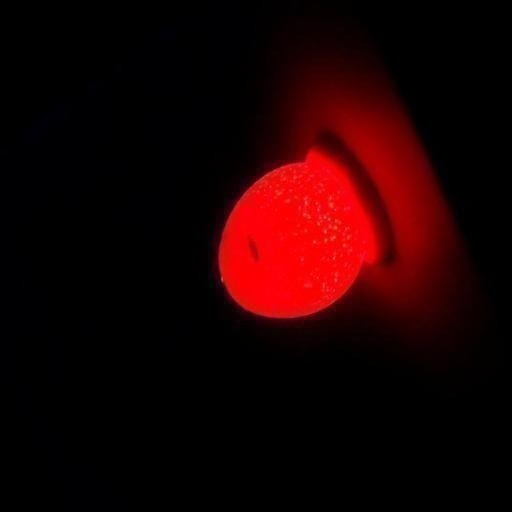
#> input picture Augmented_Images(Eggs)/Bad Eggs/Aug_Bad_Egg (1001).jpg, 512 x 512 px; its folder holds only this picture in this run
$ jupyter execute --allow-errors Groupe14_Eggs_Projet_Complet.ipynb   (older library calls are emulated)
#> lines starting #> are read from the running program, lines starting #| are printed output that depends on the picture
# GROUPE 14 — Détection automatique des œufs sains et défectueux
## Good and Bad Eggs Identification Image Dataset

Ce notebook présente une implémentation complète, reproductible et fonctionnelle du projet,
en suivant rigoureusement la méthodologie du TP de référence (Cocoa Diseases),
étendue à un projet final de niveau Master.

[cell 1]
# ============================
# IMPORTS GÉNÉRAUX
# ============================
import os
import cv2
import numpy as np
import pandas as pd
from tqdm import tqdm
import matplotlib.pyplot as plt

#from skimage.feature import hog, local_binary_pattern, graycomatrix, graycoprops
from sklearn.model_selection import train_test_split
from sklearn.preprocessing import StandardScaler
from sklearn.decomposition import PCA
from sklearn.metrics import accuracy_score, f1_score, confusion_matrix, classification_report

from sklearn.linear_model import LogisticRegression
from sklearn.svm import SVC
from sklearn.ensemble import RandomForestClassifier
from sklearn.neighbors import KNeighborsClassifier
from sklearn.neural_network import MLPClassifier

import tensorflow as tf
from tensorflow.keras.applications import EfficientNetB0
from tensorflow.keras.applications.efficientnet import preprocess_input
from tensorflow.keras.models import Model
from pathlib import Path


import warnings
warnings.filterwarnings("ignore")

## 1. Chargement des données

[cell 2]
# MODIFIER CE CHEMIN SELON VOTRE MACHINE
DATA_ROOT = Path(r'C:\Users\cheic\Documents\M2 IA MathInfo\DeepL\PROJET FINAL DPL')

original_dir = DATA_ROOT / 'Original Images(Eggs)'
aug_dir = DATA_ROOT / 'Augmented_Images(Eggs)'

def gather_paths(base_dir):
    rows = []

    if not base_dir.exists():
        return rows

    for label_dir in ['Good Eggs', 'Bad Eggs']:
        class_path = base_dir / label_dir

        if not class_path.exists():
            continue

        for img_path in class_path.glob('*'):
            if img_path.suffix.lower() not in ['.jpg', '.jpeg', '.png', '.bmp']:
                continue

            rows.append({
                'path': str(img_path),
                'label': 'good' if 'Good' in label_dir else 'bad',
                'source': base_dir.name
            })

    return rows

rows = []
rows.extend(gather_paths(original_dir))
rows.extend(gather_paths(aug_dir))

df = pd.DataFrame(rows)

print("Nombre total d’images trouvées :", len(df))

if len(df) > 0:
    df['label_enc'] = df['label'].map({'good': 0, 'bad': 1})
    display(df.head())
else:
    print("Aucune image trouvée. Vérifiez le chemin DATA_ROOT.")

## 2. Prétraitements

[cell 3]
def preprocess_image(img_path, target_size=(224, 224)):
    # Chargement de l’image
    img = cv2.imread(img_path)
    if img is None:
        return None

    # Conversion en niveaux de gris
    gray = cv2.cvtColor(img, cv2.COLOR_BGR2GRAY)

    # ------------------------------------------------------------------
    # 1. Correction d’illumination + normalisation
    # ------------------------------------------------------------------
    gray_norm = cv2.normalize(
        gray, None, alpha=0, beta=255, norm_type=cv2.NORM_MINMAX
    )

    # ------------------------------------------------------------------
    # 2. Filtre médian (réduction du bruit)
    # ------------------------------------------------------------------
    gray_denoised = cv2.medianBlur(gray_norm, ksize=5)

    # ------------------------------------------------------------------
    # 3. Égalisation adaptative (CLAHE)
    # ------------------------------------------------------------------
    clahe = cv2.createCLAHE(
        clipLimit=2.0,
        tileGridSize=(8, 8)
    )
    gray_clahe = clahe.apply(gray_denoised)

    # ------------------------------------------------------------------
    # 4. Redimensionnement
    # ------------------------------------------------------------------
    img_resized = cv2.resize(
        gray_clahe, target_size, interpolation=cv2.INTER_AREA
    )

    # Normalisation finale [0,1] pour les modèles IA
    img_final = img_resized.astype(np.float32) / 255.0

    return img_final

Application des prétraitements à l’ensemble du dataset

[cell 4]
X = []
y = []

for _, row in tqdm(df.iterrows(), total=len(df)):
    img = preprocess_image(row['path'])
#> in preprocess_image, img is the input picture: shape (512, 512, 3); mean B, G, R 1.5, 0.8, 28.9
#> in preprocess_image, `gray = cv2.cvtColor(img, cv2.COLOR_BGR2GRAY)`:
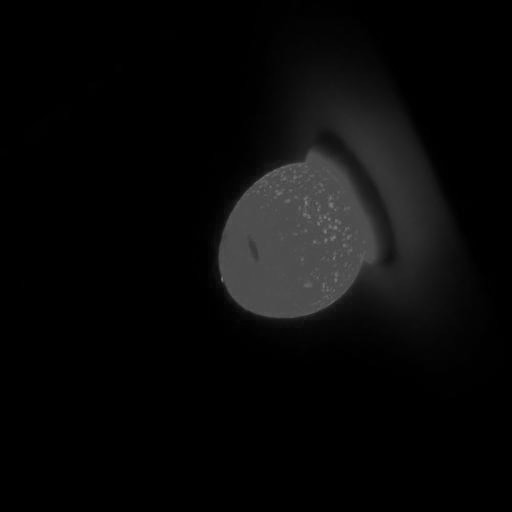
#> gray: shape (512, 512); min 0, max 123, mean 9.2
#> in preprocess_image, `gray_norm = cv2.normalize( gray, None, alpha=0, beta=255, norm_type=cv..`:
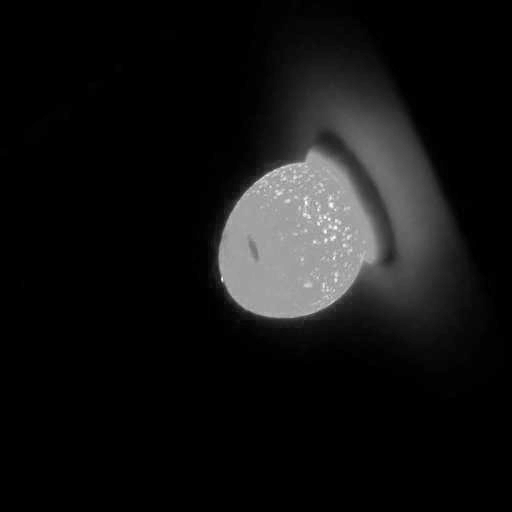
#> gray_norm: shape (512, 512); min 0, max 255, mean 19.2
#> in preprocess_image, `gray_clahe = clahe.apply(gray_denoised)`:
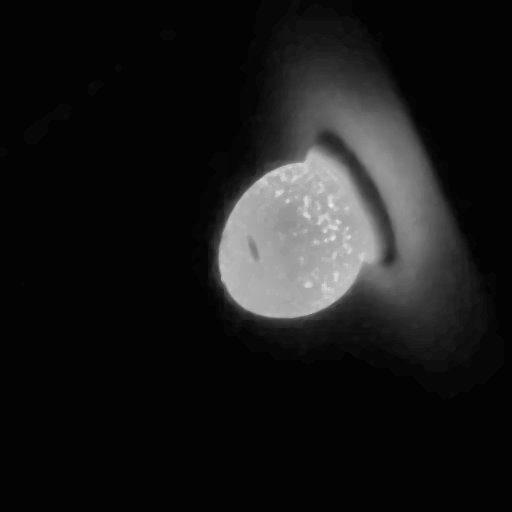
#> gray_clahe: shape (512, 512); min 2, max 232, mean 25.3

    if img is not None:
        X.append(img)
        y.append(row['label_enc'])

Conversion en tableaux NumPy exploitables

[cell 5]
X = np.array(X)
y = np.array(y)

# Ajout d’un canal pour les modèles CNN (H, W, 1)
X = X[..., np.newaxis]

print("Shape des images :", X.shape)
#| Shape des images : (1, 224, 224, 1)
print("Shape des labels :", y.shape)

- **6997** , c'est le nombre total de cabosses détectées et extraites.

- Chaque images (cabosse) à pour dimension (224, 224, 1) → une image à 1 couches.

[cell 6]
print(pd.DataFrame(y).value_counts(normalize=True))

La classe 0 représente environ 50 % des observations ;

La classe 1 représente environ 50 % des observations.

Ce qui traduit un équilibre statistique remarquable.

## 3. Extracteurs classiques

[cell 7]
from skimage.feature import hog, local_binary_pattern, graycomatrix, graycoprops
from skimage.measure import moments_hu

# Paramètres LBP
RADIUS_LIST = [1, 2, 3]
N_POINTS_LIST = [8, 16, 24]

# Paramètres HOG
HOG_PARAMS = {
    "orientations": 9,
    "pixels_per_cell": (8, 8),
    "cells_per_block": (2, 2),
    "block_norm": "L2-Hys"
}

HOG – fissures et contours

[cell 8]
def extract_hog(image):
    features = hog(
        image,
        orientations=HOG_PARAMS["orientations"],
        pixels_per_cell=HOG_PARAMS["pixels_per_cell"],
        cells_per_block=HOG_PARAMS["cells_per_block"],
        block_norm=HOG_PARAMS["block_norm"],
        feature_vector=True
    )
    return features

LBP multi-échelle – texture

[cell 9]
def extract_lbp(image):
    lbp_features = []

    for radius, n_points in zip(RADIUS_LIST, N_POINTS_LIST):
        lbp = local_binary_pattern(image, n_points, radius, method="uniform")
        hist, _ = np.histogram(
            lbp.ravel(),
            bins=np.arange(0, n_points + 3),
            range=(0, n_points + 2),
            density=True
        )
        lbp_features.extend(hist)

    return np.array(lbp_features)

GLCM + Haralick – rugosité et patterns

[cell 10]
def extract_glcm(image):
    glcm = graycomatrix(
        image,
        distances=[1, 2],
        angles=[0, np.pi/4, np.pi/2],
        levels=256,
        symmetric=True,
        normed=True
    )

    features = []
    for prop in ['contrast', 'homogeneity', 'energy', 'correlation']:
        features.extend(graycoprops(glcm, prop).ravel())

    return np.array(features)

Moments de Hu – formes irrégulières

[cell 11]
def extract_hu(image):
    moments = cv2.moments(image)
    hu = cv2.HuMoments(moments)

    # Transformation logarithmique pour stabilité numérique
    hu = -np.sign(hu) * np.log10(np.abs(hu) + 1e-10)

    return hu.flatten()

Histogrammes HSV – décoloration

[cell 12]
def extract_hsv(image_path, bins=(16, 16, 16)):
    img = cv2.imread(image_path)
    hsv = cv2.cvtColor(img, cv2.COLOR_BGR2HSV)

    hist = cv2.calcHist(
        [hsv], [0, 1, 2],
        None, bins,
        [0, 180, 0, 256, 0, 256]
    )

    cv2.normalize(hist, hist)
    return hist.flatten()

Extraction globale des caractéristiques

[cell 13]
X_features = []
y_features = []

for _, row in tqdm(df.iterrows(), total=len(df)):
    img_gray = preprocess_image(row['path'])

    if img_gray is None:
        continue

    img_gray_uint8 = (img_gray * 255).astype(np.uint8)

    hog_feat = extract_hog(img_gray_uint8)
    lbp_feat = extract_lbp(img_gray_uint8)
#> the loop in extract_lbp, `for radius, n_points in zip(RADIUS_LIST, N_POINTS_LIST):` made 3 passes
#> pass 1, in extract_lbp, `lbp = local_binary_pattern(image, n_points, radius, method="uniform")`:
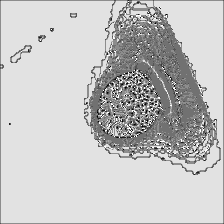
#> lbp: shape (224, 224) float64; min 0, max 9, mean 6.96; drawn with min black and max white
#> pass 2, in extract_lbp, `lbp = local_binary_pattern(image, n_points, radius, method="uniform")`:
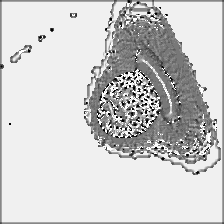
#> lbp: shape (224, 224) float64; min 0, max 17, mean 13.69; drawn with min black and max white
#> pass 3, in extract_lbp, `lbp = local_binary_pattern(image, n_points, radius, method="uniform")`:
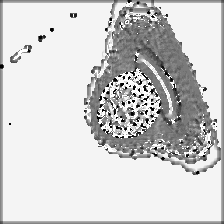
#> lbp: shape (224, 224) float64; min 0, max 25, mean 20.4; drawn with min black and max white
#> after the loop in extract_lbp, `for radius, n_points in zip(RADIUS_LIST, N_POINTS_LIST):`: lbp_features = 54 values, max 0.707 at index 8, min 0.00191 at index 29, mean 0.0556
#> lbp_feat has the same summary as lbp_features in extract_lbp
    glcm_feat = extract_glcm(img_gray_uint8)
#> after the loop in extract_glcm, `for prop in ['contrast', 'homogeneity', 'energy', 'correlation']:`: features = [17.72, 32.52, 15.61, 60.78, 32.52, 51.77, 0.807, 0.784, 0.815, 0.761, 0.784, 0.768, 0.676, 0.673, 0.677, 0.67, 0.673, 0.672, 0.996, 0.993, 0.997, 0.987, 0.993, 0.989]
#> glcm_feat = 24 values, max 60.78 at index 3, min 0.67 at index 15, mean 9.4
    hu_feat = extract_hu(img_gray_uint8)
#> in extract_hu, `moments = cv2.moments(image)`: moments = moments, m00 1271781, centre m10/m00, m01/m00 = (139.7, 97.35)
#> in extract_hu, `hu = cv2.HuMoments(moments)`: hu = [0.00193, 2.39e-08, 3.96e-10, 1.19e-09, 7.93e-19, 9.31e-14, -1.79e-19]
#> in extract_hu, `hu = -np.sign(hu) * np.log10(np.abs(hu) + 1e-10)`: hu = [2.71, 7.62, 9.3, 8.89, 10, 10, -10]
#> hu_feat = [2.71, 7.62, 9.3, 8.89, 10, 10, -10]
    hsv_feat = extract_hsv(row['path'])
#> in extract_hsv, `hsv = cv2.cvtColor(img, cv2.COLOR_BGR2HSV)`: hsv: shape (512, 512, 3); mean H, S, V 38.7, 107.8, 29.2
#> hsv_feat = 4096 values, max 0.971 at index 0, min 0 at index 1, mean 0.000417

    # Fusion des descripteurs
    features = np.concatenate([
        hog_feat,
        lbp_feat,
        glcm_feat,
        hu_feat,
        hsv_feat
    ])

    X_features.append(features)
    y_features.append(row['label_enc'])

Conversion en tableaux NumPy

[cell 14]
X_features = np.array(X_features)
y_features = np.array(y_features)

print("Shape des features :", X_features.shape)
#| Shape des features : (1, 30425)
print("Shape des labels :", y_features.shape)

Normalisation

PCA (conserver 95 % de la variance)

## 4. Extracteurs profonds

[cell 15]
import torch
import torchvision.transforms as T
from torchvision import models
from PIL import Image

#Transformations ImageNet

#> (the rest of this cell did not finish here and is left out)

EfficientNet-B0 / B2

#> (a cell that did not finish here is left out)

ConvNeXt-Tiny

#> (a cell that did not finish here is left out)

Swin Transformer (vision globale)

#> (a cell that did not finish here is left out)

RegNetY

#> (a cell that did not finish here is left out)

Fonction générique d’extraction d’embeddings

[cell 20]
# [12 lines left out: function extract_embeddings, not called in this run]

Extraction

#> (a cell that did not finish here is left out)

## 5. Extracteurs hybrides

CNN + GLCM (vision globale + texture)

[cell 22]
from sklearn.preprocessing import StandardScaler

X_glcm = []
y_glcm = []

for _, row in df.iterrows():
    img = preprocess_image(row["path"])
    if img is None:
        continue

    img_uint8 = (img * 255).astype(np.uint8)
    glcm_feat = extract_glcm(img_uint8)

    X_glcm.append(glcm_feat)
    y_glcm.append(row["label_enc"])

X_glcm = np.array(X_glcm)
y_glcm = np.array(y_glcm)

print(X_glcm.shape)
#| (1, 24)

# normalisation des caractéristiques GLCM

glcm_scaled = StandardScaler().fit_transform(X_glcm)


#Fusion CNN + GLCM

#> (the rest of this cell did not finish here and is left out)

Transformer + HOG (attention + contours)

[cell 23]
X_hog = []
y_hog = []

for _, row in df.iterrows():
    img = preprocess_image(row["path"])
    if img is None:
        continue

    img_uint8 = (img * 255).astype(np.uint8)
    hog_feat = extract_hog(img_uint8)

    X_hog.append(hog_feat)
    y_hog.append(row["label_enc"])

X_hog = np.array(X_hog)
y_hog = np.array(y_hog)

print("Shape HOG brut :", X_hog.shape)
#| Shape HOG brut : (1, 26244)

hog_scaled = StandardScaler().fit_transform(X_hog).astype("float32")

PCA sur HOG

[cell 24]
from sklearn.decomposition import PCA

pca_hog = PCA(
    n_components=1,
    svd_solver="randomized",
    random_state=42
)

X_hog_pca = pca_hog.fit_transform(hog_scaled)
#> X_hog_pca = [0]

print("Shape HOG après PCA :", X_hog_pca.shape)
#| Shape HOG après PCA : (1, 1)

# Fusion Swin + HOG PCA

#> (the rest of this cell did not finish here and is left out)

Autoencoder convolutionnel

[cell 25]
import torch.nn as nn

class ConvAutoencoder(nn.Module):
    # [19 lines left out: function __init__, not called in this run]

    def forward(self, x):
        z = self.encoder(x)
        return self.decoder(z), z

Masked Autoencoder (MAE)

[cell 26]
import timm
import torch
#> (the rest of this cell did not finish here and is left out)

## 7. Réduction de dimension

Approches statistiques

PCA

[cell 27]
from sklearn.preprocessing import StandardScaler
from sklearn.decomposition import PCA

X_scaled = StandardScaler().fit_transform(X_features).astype("float32")

pca = PCA(
    n_components=1,
    svd_solver="randomized",
    random_state=42
)

X_pca = pca.fit_transform(X_scaled)
#> X_pca = [0]

[cell 28]
print("Shape après PCA :", X_pca.shape)
#| Shape après PCA : (1, 1)

ICA

[cell 29]
from sklearn.decomposition import FastICA

ica = FastICA(n_components=500, random_state=42)
#> (the rest of this cell did not finish here and is left out)

#> (a cell that did not finish here is left out)

TUNCATED SVD

[cell 31]
from sklearn.decomposition import TruncatedSVD

svd = TruncatedSVD(n_components=500, random_state=42)
X_svd = svd.fit_transform(X_scaled)
#> X_svd = [0]
print("Shape après SVD :", X_svd.shape)
#| Shape après SVD : (1, 1)

Approches deep learning

[cell 32]
# On récupère z (latent)
class AutoEncoder(nn.Module):
    # [4 lines left out: function forward, not called in this run]

Parametric UMAP

[cell 33]
import umap

#> (the rest of this cell did not finish here and is left out)

Deep Embedding Reduction Network

[cell 34]
class DeepEmbeddingNet(nn.Module):
    def __init__(self, input_dim, embedding_dim=128):
        super().__init__()
        self.net = nn.Sequential(
            nn.Linear(input_dim, 1024),
            nn.ReLU(),
            nn.Linear(1024, 512),
            nn.ReLU(),
            nn.Linear(512, embedding_dim)
        )

    def forward(self, x):
        return self.net(x)

#> (the rest of this cell did not finish here and is left out)
